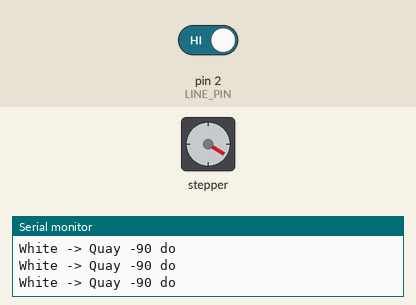
A sketch run on a simulated Arduino Uno, built with avr-gcc and run on an emulated ATmega328P. On the bench: stepper motor, the last lines printed to the serial monitor. The inputs (shaded band) are chosen by the test bench; at power-on: pin 2 (LINE_PIN) HIGH. Stepper angles assume 2048 steps per turn.

Above: at 3.8 s.
3.9 s: pin 2 (LINE_PIN) driven LOW
At 5.9 s:
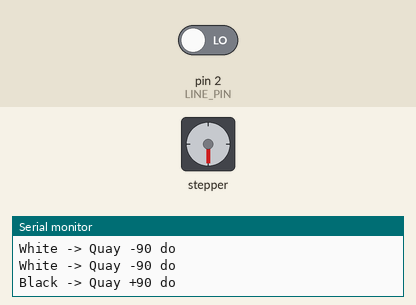
7.4 s: pin 2 (LINE_PIN) driven HIGH
At 10.4 s:
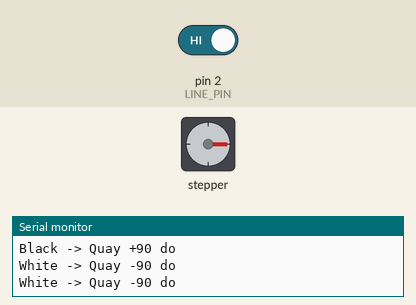
12.4 s: pin 2 (LINE_PIN) driven LOW
At 13.4 s:
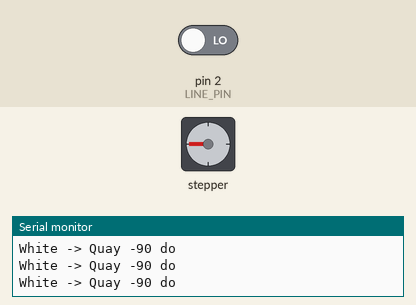
Timing chart, 0 to 23.2 s (numbered marks = the images above; inputs shaded):
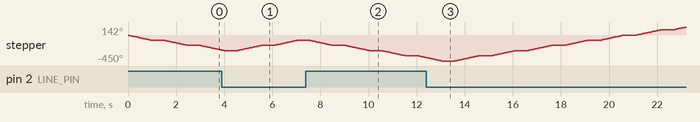

The sketch:

Buoc_DoLine.ino
```cpp
#include <Stepper.h>

// ===== CẢM BIẾN LINE =====
#define LINE_PIN 2

// ===== ĐỘNG CƠ BƯỚC =====
#define IN1 8
#define IN2 9
#define IN3 10
#define IN4 12

const int STEPS_PER_REV = 2048; // 28BYJ-48

Stepper myStepper(STEPS_PER_REV, IN1, IN3, IN2, IN4);

// Hàm đổi độ sang bước
int degreeToSteps(int degree) {
  return (long)degree * STEPS_PER_REV / 360;
}

void setup() {
  Serial.begin(9600);

  pinMode(LINE_PIN, INPUT);

  myStepper.setSpeed(15); // tốc độ motor
  Serial.println("He thong san sang...");
}

void loop() {
  int val = digitalRead(LINE_PIN);

  if (val == LOW) { // Black
    Serial.println("Black -> Quay +90 do");
    myStepper.step(degreeToSteps(90));
    delay(500);
  }
  else { // White
    Serial.println("White -> Quay -90 do");
    myStepper.step(degreeToSteps(-90));
    delay(500);
  }
}
```
